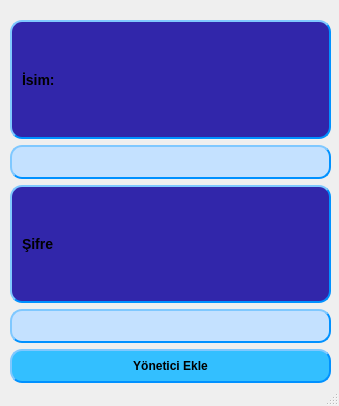
<?xml version="1.0" encoding="UTF-8"?>
<ui version="4.0">
 <class>MainWindow</class>
 <widget class="QMainWindow" name="MainWindow">
  <property name="geometry">
   <rect>
    <x>0</x>
    <y>0</y>
    <width>339</width>
    <height>406</height>
   </rect>
  </property>
  <property name="windowTitle">
   <string>MainWindow</string>
  </property>
  <widget class="QWidget" name="centralwidget">
   <widget class="QWidget" name="verticalLayoutWidget_2">
    <property name="geometry">
     <rect>
      <x>10</x>
      <y>20</y>
      <width>321</width>
      <height>363</height>
     </rect>
    </property>
    <layout class="QVBoxLayout" name="verticalLayout_2">
     <item>
      <layout class="QVBoxLayout" name="verticalLayout_3">
       <item>
        <widget class="QLabel" name="labelCep">
         <property name="styleSheet">
          <string notr="true"> 	background-color: rgb(49, 38, 170);
    border-style: outset;
    border-width: 2px;
    border-radius: 12px;
    font: bold 14px;
    font-color:rgb(160, 246, 255);
    min-width: 7em;
    padding: 6px;
	border-color: rgb(0, 145, 255)</string>
         </property>
         <property name="text">
          <string>İsim:</string>
         </property>
        </widget>
       </item>
       <item>
        <widget class="QLineEdit" name="leAd">
         <property name="styleSheet">
          <string notr="true">    background-color: rgb(196, 225, 255);
    border-style: outset;
    border-width: 2px;
    border-radius: 12px;
    font: bold 14px;
    min-width: 7em;
    padding: 6px;
	border-color: rgb(0, 145, 255)</string>
         </property>
         <property name="inputMethodHints">
          <set>Qt::ImhFormattedNumbersOnly</set>
         </property>
        </widget>
       </item>
      </layout>
     </item>
     <item>
      <layout class="QVBoxLayout" name="verticalLayout_4">
       <item>
        <widget class="QLabel" name="labelTc">
         <property name="styleSheet">
          <string notr="true"> 	background-color: rgb(49, 38, 170);
    border-style: outset;
    border-width: 2px;
    border-radius: 12px;
    font: bold 14px;
    font-color:rgb(160, 246, 255);
    min-width: 7em;
    padding: 6px;
	border-color: rgb(0, 145, 255)</string>
         </property>
         <property name="text">
          <string>Şifre</string>
         </property>
        </widget>
       </item>
       <item>
        <widget class="QLineEdit" name="leSifre">
         <property name="styleSheet">
          <string notr="true">    background-color: rgb(196, 225, 255);
    border-style: outset;
    border-width: 2px;
    border-radius: 12px;
    font: bold 14px;
    min-width: 7em;
    padding: 6px;
	border-color: rgb(0, 145, 255)</string>
         </property>
         <property name="inputMethodHints">
          <set>Qt::ImhFormattedNumbersOnly</set>
         </property>
        </widget>
       </item>
      </layout>
     </item>
     <item>
      <widget class="QPushButton" name="btSE">
       <property name="styleSheet">
        <string notr="true">    background-color: rgb(51, 191, 255);
    border-style: outset;
    border-width: 2px;
    border-radius: 12px;
    border-color: rgb(0, 145, 255);
    font: bold 12px;
    min-width: 10em;
    padding: 8px;</string>
       </property>
       <property name="text">
        <string>Yönetici Ekle</string>
       </property>
      </widget>
     </item>
    </layout>
   </widget>
  </widget>
  <widget class="QStatusBar" name="statusbar"/>
 </widget>
 <resources/>
 <connections/>
</ui>
